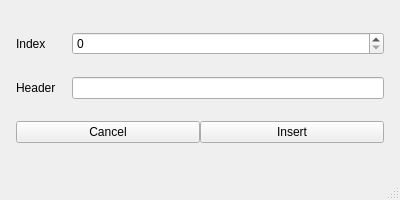
<?xml version="1.0" encoding="UTF-8"?>
<ui version="4.0">
 <class>insert_window</class>
 <widget class="QMainWindow" name="insert_window">
  <property name="geometry">
   <rect>
    <x>0</x>
    <y>0</y>
    <width>400</width>
    <height>200</height>
   </rect>
  </property>
  <property name="sizePolicy">
   <sizepolicy hsizetype="Fixed" vsizetype="Fixed">
    <horstretch>0</horstretch>
    <verstretch>0</verstretch>
   </sizepolicy>
  </property>
  <property name="minimumSize">
   <size>
    <width>400</width>
    <height>200</height>
   </size>
  </property>
  <property name="windowTitle">
   <string>Insert</string>
  </property>
  <property name="styleSheet">
   <string notr="true"/>
  </property>
  <widget class="QWidget" name="centralwidget">
   <property name="styleSheet">
    <string notr="true"/>
   </property>
   <layout class="QGridLayout" name="gridLayout">
    <property name="leftMargin">
     <number>16</number>
    </property>
    <property name="topMargin">
     <number>16</number>
    </property>
    <property name="rightMargin">
     <number>16</number>
    </property>
    <property name="bottomMargin">
     <number>16</number>
    </property>
    <property name="horizontalSpacing">
     <number>16</number>
    </property>
    <item row="1" column="0">
     <widget class="QLabel" name="header_label">
      <property name="text">
       <string>Header</string>
      </property>
     </widget>
    </item>
    <item row="1" column="1">
     <widget class="QLineEdit" name="header_edit"/>
    </item>
    <item row="2" column="0" colspan="2">
     <layout class="QHBoxLayout" name="horizontalLayout">
      <item>
       <widget class="QPushButton" name="cancel_button">
        <property name="text">
         <string>Cancel</string>
        </property>
       </widget>
      </item>
      <item>
       <widget class="QPushButton" name="insert_button">
        <property name="text">
         <string>Insert</string>
        </property>
       </widget>
      </item>
     </layout>
    </item>
    <item row="0" column="0">
     <widget class="QLabel" name="index_label">
      <property name="text">
       <string>Index</string>
      </property>
     </widget>
    </item>
    <item row="0" column="1">
     <widget class="QSpinBox" name="index_edit"/>
    </item>
   </layout>
  </widget>
  <widget class="QMenuBar" name="menubar">
   <property name="geometry">
    <rect>
     <x>0</x>
     <y>0</y>
     <width>400</width>
     <height>21</height>
    </rect>
   </property>
  </widget>
  <widget class="QStatusBar" name="statusbar"/>
 </widget>
 <resources/>
 <connections/>
</ui>
